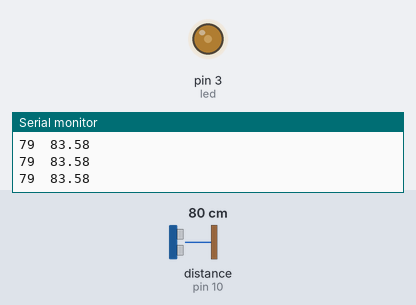
Bench run of a sketch on a simulated Arduino Uno, built with avr-gcc and run on an emulated ATmega328P. Shown: output pins drawn as LEDs (lit = HIGH), the last lines printed to the serial monitor. Wiring (inferred from the names in the program): ultrasonic range finder: trigger pin 11; echo pin 10. The inputs (shaded band) are chosen by the test bench; at power-on: distance to the obstacle (sensor on pin 10) 80 cm. The echo pulse lasts 58.3 µs per cm; pins used as bus, display or sensor lines are not drawn.

Above: at 1.2 s.
1.3 s: distance to the obstacle (sensor on pin 10) set to 2 cm
At 2.5 s:
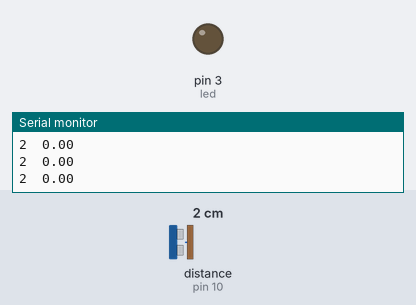
2.8 s: distance to the obstacle (sensor on pin 10) set to 120 cm
At 3.8 s:
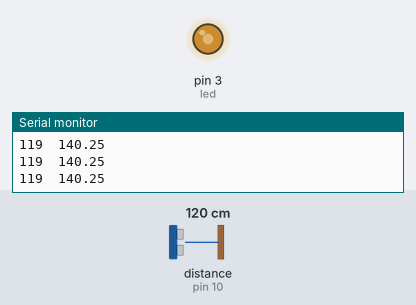
4.3 s: distance to the obstacle (sensor on pin 10) set to 35 cm
At 5.3 s:
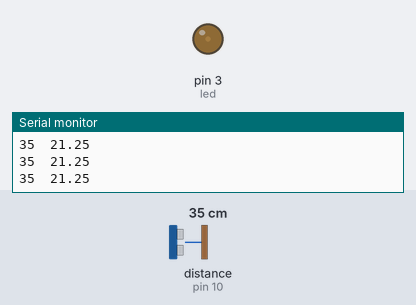
5.8 s: distance to the obstacle (sensor on pin 10) set to 4 cm
At 7.1 s:
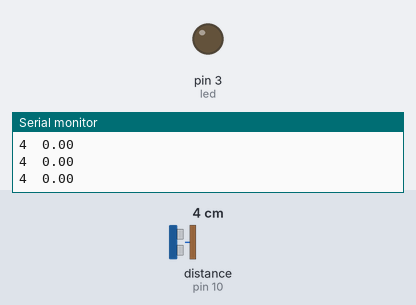
Timing chart, 0 to 8.3 s (numbered marks = the images above; inputs shaded):
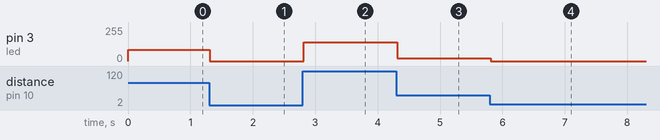

The sketch:

code.ino
```cpp
int led = 3;
int trig = 11;
int echo = 10;

long time;
int distance;
float val;

float customMap(float input, float iMin, float iMax,
                float oMin, float oMax)
{
  return (input-iMin)*(oMax-oMin)/(iMax-iMin)+oMin;
}

void setup()
{
  pinMode(led, OUTPUT);
  pinMode(trig, OUTPUT);
  pinMode(echo, INPUT);

  Serial.begin(9600);
}

void loop()
{
  digitalWrite(trig, LOW);
  delayMicroseconds(2);
  digitalWrite(trig, HIGH);
  delayMicroseconds(10);

  digitalWrite(trig, LOW);

  time = pulseIn(echo, HIGH);
  distance = time * 0.0343 / 2;

  if (distance < 20 || distance > 200)
  {
    digitalWrite(led, LOW);
    val = 0;
  }
  else
  {
    val = customMap(distance, 20, 200, 0, 255);
    analogWrite(led, (int)val);
  }

  Serial.print(distance);
  Serial.print("  ");
  Serial.println(val);
}
```

Measured:
- after the input at 1.3 s, pin 3 (led): 83/255 → 0/255 at once
- after the input at 2.8 s, pin 3 (led): 0/255 → 140/255 at once
- after the input at 4.3 s, pin 3 (led): 140/255 → 21/255 at once
- after the input at 5.8 s, pin 3 (led): 21/255 → 0/255 at once
